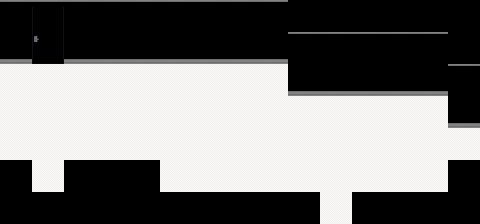

A 2D game scene composited from a Tiled map and its tileset images. What follows is a short description and the map's XML, with every tile layer's data as written:
An orthogonal 15x7 tile map with 32x32 px tiles, 3 tile layers (layer0, layer2, layer3), 1 hidden layer not drawn, 2 tilesets.

<map version="1.9" tiledversion="1.9.2" orientation="orthogonal" renderorder="right-down" width="15" height="7" tilewidth="32" tileheight="32" infinite="0" nextlayerid="6" nextobjectid="1">
 <tileset firstgid="1" source="res/add_more.tsx" />
 <tileset firstgid="513" source="res/room-01-udz.tsx" />
 <layer id="5" name="layer0" width="15" height="7">
  <data encoding="csv">
0,0,0,0,0,0,0,0,0,0,0,0,0,0,0,
0,0,0,0,0,0,0,0,0,0,0,0,0,0,0,
312,312,312,312,312,312,312,312,312,0,0,0,0,0,0,
312,312,312,312,312,312,312,312,312,312,312,312,312,312,0,
312,312,312,312,312,312,312,312,312,312,312,312,312,312,312,
0,312,0,0,0,312,312,312,312,312,312,312,312,312,0,
0,0,0,0,0,0,0,0,0,0,312,0,0,0,0
</data>
 </layer>
 <layer id="1" name="layer1" width="15" height="7" visible="0" locked="1">
  <data encoding="csv">
519,519,519,519,522,519,519,519,519,28,28,28,28,28,28,
530,519,519,519,519,519,519,519,532,519,519,519,519,524,28,
513,514,513,514,513,514,513,514,513,531,519,519,519,519,519,
513,514,513,514,513,514,513,514,513,514,513,514,513,514,519,
513,514,513,514,513,514,513,514,513,514,513,514,513,514,513,
28,514,28,28,28,514,513,514,513,514,513,514,513,514,28,
28,28,28,28,28,28,28,28,28,28,513,28,28,28,28
</data>
 </layer>
 <layer id="2" name="layer2" width="15" height="7" locked="1">
  <data encoding="csv">
521,521,521,521,521,521,521,521,521,0,0,0,0,0,0,
529,529,529,529,529,529,529,529,529,521,521,521,521,521,0,
0,0,0,0,0,0,0,0,0,529,529,529,529,529,521,
0,0,0,0,0,0,0,0,0,0,0,0,0,0,529,
0,0,0,0,0,0,0,0,0,0,0,0,0,0,0,
0,0,0,0,0,0,0,0,0,0,0,0,0,0,0,
0,0,0,0,0,0,0,0,0,0,0,0,0,0,0
</data>
 </layer>
 <layer id="4" name="layer3" width="15" height="7" locked="1">
  <data encoding="csv">
0,9,0,0,0,0,0,0,0,0,0,0,0,0,0,
0,25,0,0,0,0,0,0,0,0,0,0,0,0,0,
0,0,0,0,0,0,0,0,0,0,0,0,0,0,0,
0,0,0,0,0,0,0,0,0,0,0,0,0,0,0,
0,0,0,0,0,0,0,0,0,0,0,0,0,0,0,
0,0,0,0,0,0,0,0,0,0,0,0,0,0,0,
0,0,0,0,0,0,0,0,0,0,0,0,0,0,0
</data>
 </layer>
</map>
